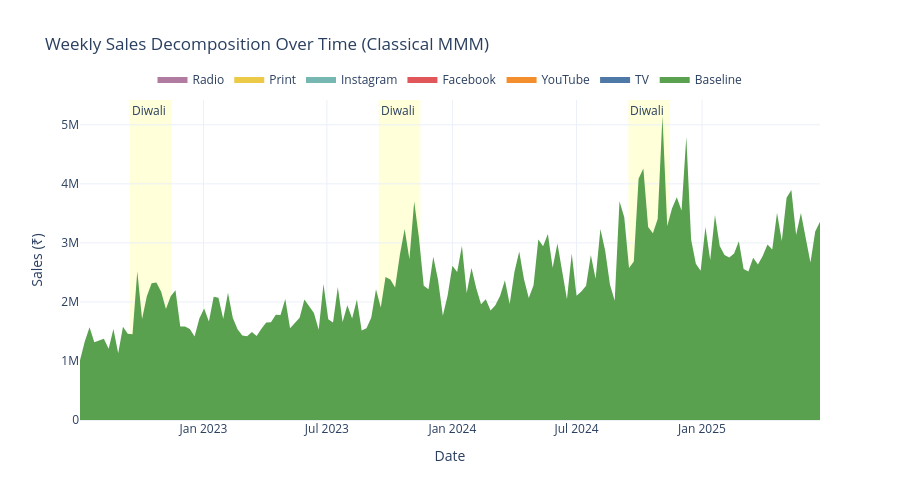

Notebook source saved alongside this figure:
### Markdown cell above
## 4. Stacked Area Chart Over Time

### Code cell
# =============================================================================
# Stacked Area Chart - Weekly Decomposition Over Time
# =============================================================================

# Calculate weekly contributions using Classical MMM coefficients
# For simplicity, we'll use proportional allocation based on ROAS

# Get spend and calculate contribution ratios
weekly_decomp = pd.DataFrame({'date': data['date'], 'sales': data['sales']})

# Calculate baseline (intercept + control variables effect)
# Using simplified approach: baseline = sales - media contribution
# For each week, allocate based on channel spend share * ROAS

# Calculate weekly media contribution
weekly_media = pd.DataFrame()
for ch in channels:
    roas = classical_roas.loc[ch, 'ROAS'] if ch in classical_roas.index else 0
    weekly_media[ch] = data[ch] * roas

# Total media contribution per week
weekly_media['total'] = weekly_media.sum(axis=1)

# Baseline = sales - media contribution
weekly_decomp['baseline'] = data['sales'] - weekly_media['total']

# For each channel, calculate contribution
for ch in channels:
    weekly_decomp[ch] = weekly_media[ch]

# Ensure no negative values (baseline should be positive)
weekly_decomp['baseline'] = weekly_decomp['baseline'].clip(lower=0)

# Create stacked area chart
fig = go.Figure()

# Color palette
colors = {
    'baseline': '#59A14F',  # Green
    'tv': '#4E79A7',        # Blue
    'youtube': '#F28E2B',   # Orange
    'facebook': '#E15759',  # Red
    'instagram': '#76B7B2', # Teal
    'print_media': '#EDC948',  # Yellow
    'radio': '#B07AA1'      # Purple
}

# Add traces in order (baseline first, then channels)
fig.add_trace(go.Scatter(
    x=weekly_decomp['date'], y=weekly_decomp['baseline'],
    mode='lines', name='Baseline',
    stackgroup='one', fillcolor=colors['baseline'], line=dict(width=0)
))

for ch in channels:
    fig.add_trace(go.Scatter(
        x=weekly_decomp['date'], y=weekly_decomp[ch],
        mode='lines', name=channel_display.get(ch, ch),
        stackgroup='one', fillcolor=colors[ch], line=dict(width=0)
    ))

# Add festival annotations (Diwali: Sep-Nov)
diwali_periods = [
    ('2022-09-15', '2022-11-15'),
    ('2023-09-15', '2023-11-15'),
    ('2024-09-15', '2024-11-15'),
]

for start, end in diwali_periods:
    fig.add_vrect(
        x0=start, x1=end,
        fillcolor="yellow", opacity=0.15,
        layer="below", line_width=0,
        annotation_text="Diwali", annotation_position="top left"
    )

fig.update_layout(
    title="Weekly Sales Decomposition Over Time (Classical MMM)",
    xaxis_title="Date",
    yaxis_title="Sales (₹)",
    hovermode="x unified",
    legend=dict(orientation="h", yanchor="bottom", y=1.02, xanchor="center", x=0.5),
    height=500,
    template="plotly_white"
)

fig.write_image("../outputs/figures/decomposition_stacked_area.png", scale=2)
fig.show()
print("✅ Saved: ../outputs/figures/decomposition_stacked_area.png")

### Figure 1 — Plotly figure (JSON) as saved in the notebook; plotly's stock layout.template omitted (floating-point values rounded to 4 significant figures; data arrays with more than 128 entries replaced by an {"elided": "..."} marker saying what was removed)
{"data": [{"fillcolor": "#59A14F", "line": {"width": 0}, "mode": "lines", "name": "Baseline", "stackgroup": "one", "type": "scatter", "x": {"elided": "156 str values"}, "y": {"elided": "156 float values"}}, {"fillcolor": "#4E79A7", "line": {"width": 0}, "mode": "lines", "name": "TV", "stackgroup": "one", "type": "scatter", "x": {"elided": "156 str values"}, "y": {"elided": "156 float values"}}, {"fillcolor": "#F28E2B", "line": {"width": 0}, "mode": "lines", "name": "YouTube", "stackgroup": "one", "type": "scatter", "x": {"elided": "156 str values"}, "y": {"elided": "156 float values"}}, {"fillcolor": "#E15759", "line": {"width": 0}, "mode": "lines", "name": "Facebook", "stackgroup": "one", "type": "scatter", "x": {"elided": "156 str values"}, "y": {"elided": "156 float values"}}, {"fillcolor": "#76B7B2", "line": {"width": 0}, "mode": "lines", "name": "Instagram", "stackgroup": "one", "type": "scatter", "x": {"elided": "156 str values"}, "y": {"elided": "156 float values"}}, {"fillcolor": "#EDC948", "line": {"width": 0}, "mode": "lines", "name": "Print", "stackgroup": "one", "type": "scatter", "x": {"elided": "156 str values"}, "y": {"elided": "156 float values"}}, {"fillcolor": "#B07AA1", "line": {"width": 0}, "mode": "lines", "name": "Radio", "stackgroup": "one", "type": "scatter", "x": {"elided": "156 str values"}, "y": {"elided": "156 float values"}}], "layout": {"annotations": [{"showarrow": false, "text": "Diwali", "x": "2022-09-15", "xanchor": "left", "xref": "x", "y": 1, "yanchor": "top", "yref": "y domain"}, {"showarrow": false, "text": "Diwali", "x": "2023-09-15", "xanchor": "left", "xref": "x", "y": 1, "yanchor": "top", "yref": "y domain"}, {"showarrow": false, "text": "Diwali", "x": "2024-09-15", "xanchor": "left", "xref": "x", "y": 1, "yanchor": "top", "yref": "y domain"}], "height": 500, "hovermode": "x unified", "legend": {"orientation": "h", "x": 0.5, "xanchor": "center", "y": 1.02, "yanchor": "bottom"}, "shapes": [{"fillcolor": "yellow", "layer": "below", "line": {"width": 0}, "opacity": 0.15, "type": "rect", "x0": "2022-09-15", "x1": "2022-11-15", "xref": "x", "y0": 0, "y1": 1, "yref": "y domain"}, {"fillcolor": "yellow", "layer": "below", "line": {"width": 0}, "opacity": 0.15, "type": "rect", "x0": "2023-09-15", "x1": "2023-11-15", "xref": "x", "y0": 0, "y1": 1, "yref": "y domain"}, {"fillcolor": "yellow", "layer": "below", "line": {"width": 0}, "opacity": 0.15, "type": "rect", "x0": "2024-09-15", "x1": "2024-11-15", "xref": "x", "y0": 0, "y1": 1, "yref": "y domain"}], "title": {"text": "Weekly Sales Decomposition Over Time (Classical MMM)"}, "xaxis": {"title": {"text": "Date"}}, "yaxis": {"title": {"text": "Sales (₹)"}}}}
